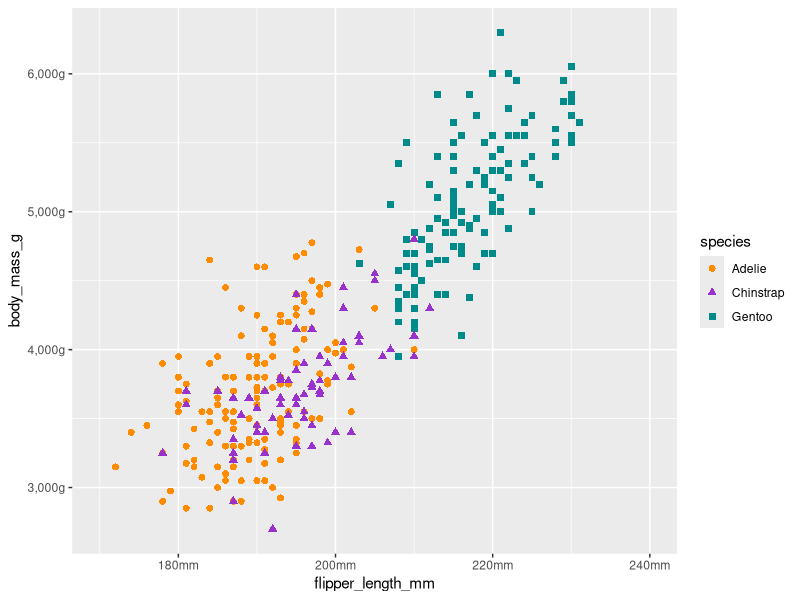

Here is the R script that generated this plot:
#Load libraries

library(tidyverse)
library(palmerpenguins)

#baseplot

base_plot <- ggplot(data = penguins, aes(x=flipper_length_mm, y=body_mass_g)) +
  geom_point(aes(color = species, shape = species), size=2) +
  scale_color_manual(values = c("darkorange", "darkorchid", "cyan4"))



#Styles, axes, grids

base_plot +
  scale_x_continuous(limits = c(170,240), 
                     labels = scales::label_number(suffix = "mm")) +
  scale_y_continuous(labels = scales::label_comma(suffix = "g"))